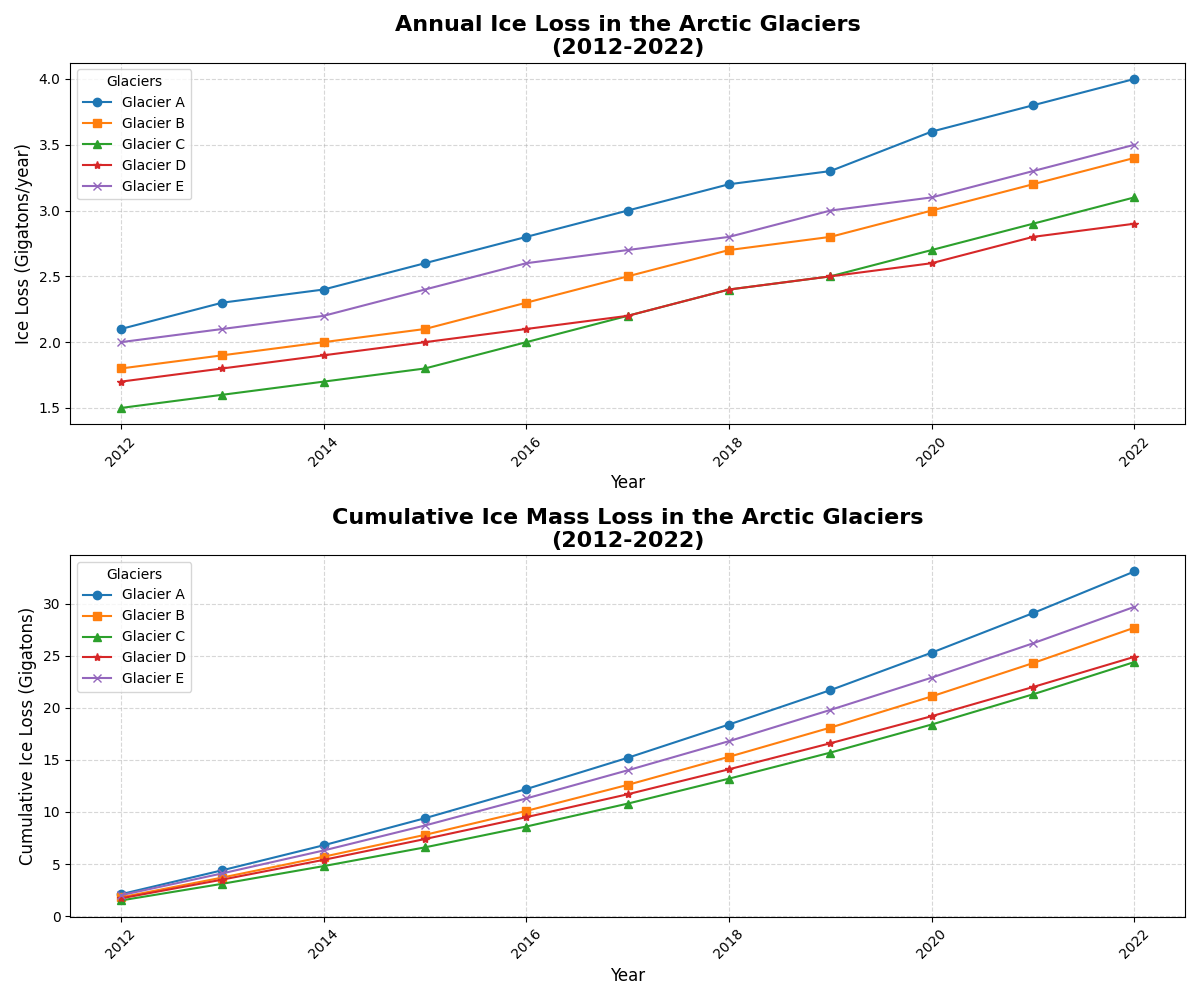

Python code for this plot:
import matplotlib.pyplot as plt
import numpy as np

# Define the years
years = np.arange(2012, 2023)

# Data for five glaciers in gigatons of ice lost per year
glacier_a = np.array([2.1, 2.3, 2.4, 2.6, 2.8, 3.0, 3.2, 3.3, 3.6, 3.8, 4.0])
glacier_b = np.array([1.8, 1.9, 2.0, 2.1, 2.3, 2.5, 2.7, 2.8, 3.0, 3.2, 3.4])
glacier_c = np.array([1.5, 1.6, 1.7, 1.8, 2.0, 2.2, 2.4, 2.5, 2.7, 2.9, 3.1])
glacier_d = np.array([1.7, 1.8, 1.9, 2.0, 2.1, 2.2, 2.4, 2.5, 2.6, 2.8, 2.9])  # New data
glacier_e = np.array([2.0, 2.1, 2.2, 2.4, 2.6, 2.7, 2.8, 3.0, 3.1, 3.3, 3.5])  # New data

# Calculate the cumulative ice loss for each glacier
cumulative_a = np.cumsum(glacier_a)
cumulative_b = np.cumsum(glacier_b)
cumulative_c = np.cumsum(glacier_c)
cumulative_d = np.cumsum(glacier_d)
cumulative_e = np.cumsum(glacier_e)

# Set up the plot
fig, axs = plt.subplots(2, 1, figsize=(12, 10))

# Plot the annual ice loss
axs[0].plot(years, glacier_a, marker='o', label='Glacier A', color='#1f77b4')
axs[0].plot(years, glacier_b, marker='s', label='Glacier B', color='#ff7f0e')
axs[0].plot(years, glacier_c, marker='^', label='Glacier C', color='#2ca02c')
axs[0].plot(years, glacier_d, marker='*', label='Glacier D', color='#d62728')  # New plot
axs[0].plot(years, glacier_e, marker='x', label='Glacier E', color='#9467bd')  # New plot
axs[0].set_title("Annual Ice Loss in the Arctic Glaciers\n(2012-2022)", fontsize=16, fontweight='bold')
axs[0].set_xlabel("Year", fontsize=12)
axs[0].set_ylabel("Ice Loss (Gigatons/year)", fontsize=12)
axs[0].legend(title='Glaciers', fontsize=10)
axs[0].grid(True, linestyle='--', alpha=0.5)
axs[0].tick_params(axis='x', rotation=45)

# Plot the cumulative ice loss
axs[1].plot(years, cumulative_a, marker='o', label='Glacier A', color='#1f77b4')
axs[1].plot(years, cumulative_b, marker='s', label='Glacier B', color='#ff7f0e')
axs[1].plot(years, cumulative_c, marker='^', label='Glacier C', color='#2ca02c')
axs[1].plot(years, cumulative_d, marker='*', label='Glacier D', color='#d62728')  # New plot
axs[1].plot(years, cumulative_e, marker='x', label='Glacier E', color='#9467bd')  # New plot
axs[1].set_title("Cumulative Ice Mass Loss in the Arctic Glaciers\n(2012-2022)", fontsize=16, fontweight='bold')
axs[1].set_xlabel("Year", fontsize=12)
axs[1].set_ylabel("Cumulative Ice Loss (Gigatons)", fontsize=12)
axs[1].legend(title='Glaciers', fontsize=10)
axs[1].grid(True, linestyle='--', alpha=0.5)
axs[1].tick_params(axis='x', rotation=45)

# Automatically adjust layout
plt.tight_layout()

# Display the plots
plt.show()
